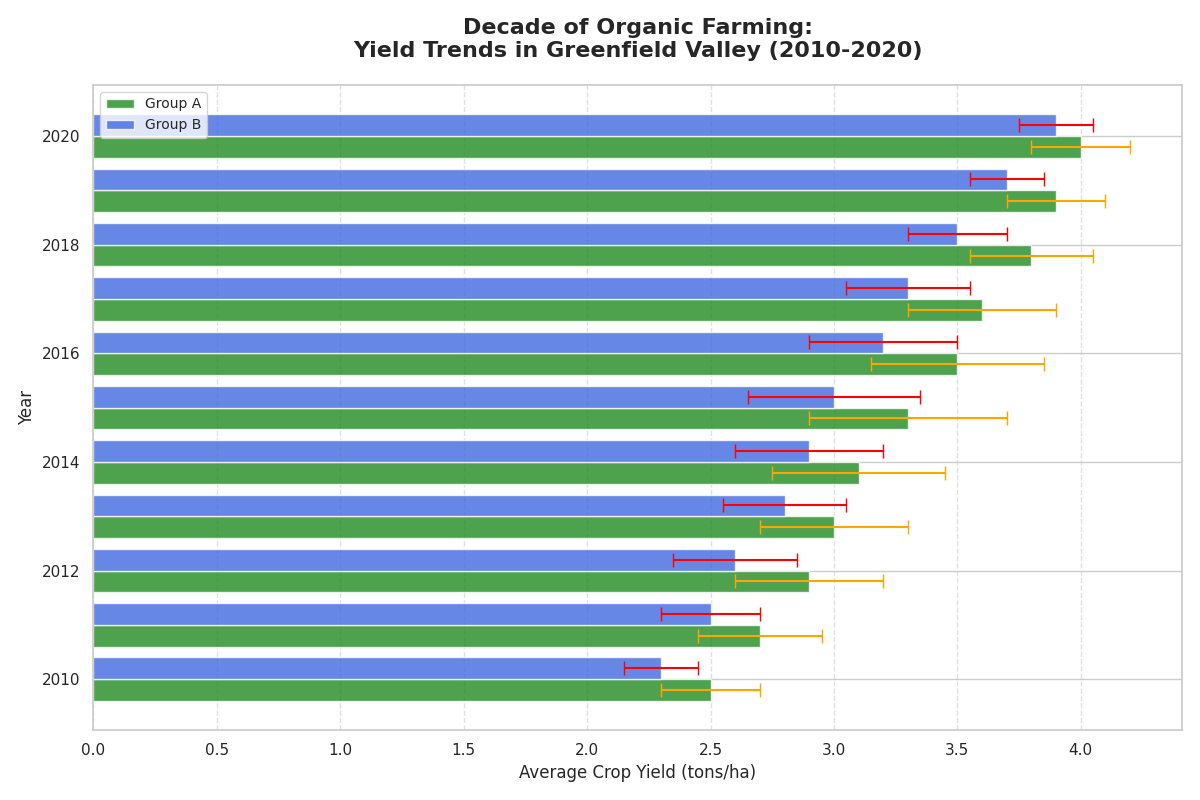

The script that drew this image:
import matplotlib.pyplot as plt
import numpy as np

# Years from 2010 to 2020
years = np.arange(2010, 2021)

# Average crop yields and error margins for Groups A and B
average_yields_A = np.array([2.5, 2.7, 2.9, 3.0, 3.1, 3.3, 3.5, 3.6, 3.8, 3.9, 4.0])
average_yields_B = np.array([2.3, 2.5, 2.6, 2.8, 2.9, 3.0, 3.2, 3.3, 3.5, 3.7, 3.9])
error_margins_A = np.array([0.2, 0.25, 0.3, 0.3, 0.35, 0.4, 0.35, 0.3, 0.25, 0.2, 0.2])
error_margins_B = np.array([0.15, 0.2, 0.25, 0.25, 0.3, 0.35, 0.3, 0.25, 0.2, 0.15, 0.15])

# Create the horizontal bar chart with error bars
plt.figure(figsize=(12, 8))
plt.barh(
    years - 0.2, 
    average_yields_A, 
    xerr=error_margins_A, 
    height=0.4, 
    capsize=5, 
    color='forestgreen', 
    ecolor='orange', 
    alpha=0.8,
    label='Group A'
)
plt.barh(
    years + 0.2, 
    average_yields_B, 
    xerr=error_margins_B, 
    height=0.4, 
    capsize=5, 
    color='royalblue', 
    ecolor='red', 
    alpha=0.8,
    label='Group B'
)

# Add titles and labels
plt.title('Decade of Organic Farming:\nYield Trends in Greenfield Valley (2010-2020)', fontsize=16, fontweight='bold', pad=20)
plt.ylabel('Year', fontsize=12)
plt.xlabel('Average Crop Yield (tons/ha)', fontsize=12)

# Add grid and legend
plt.grid(linestyle='--', alpha=0.6, axis='x')
plt.legend(loc='upper left', fontsize=10)

# Adjust layout to prevent overlap
plt.tight_layout()

# Show the plot
plt.show()
